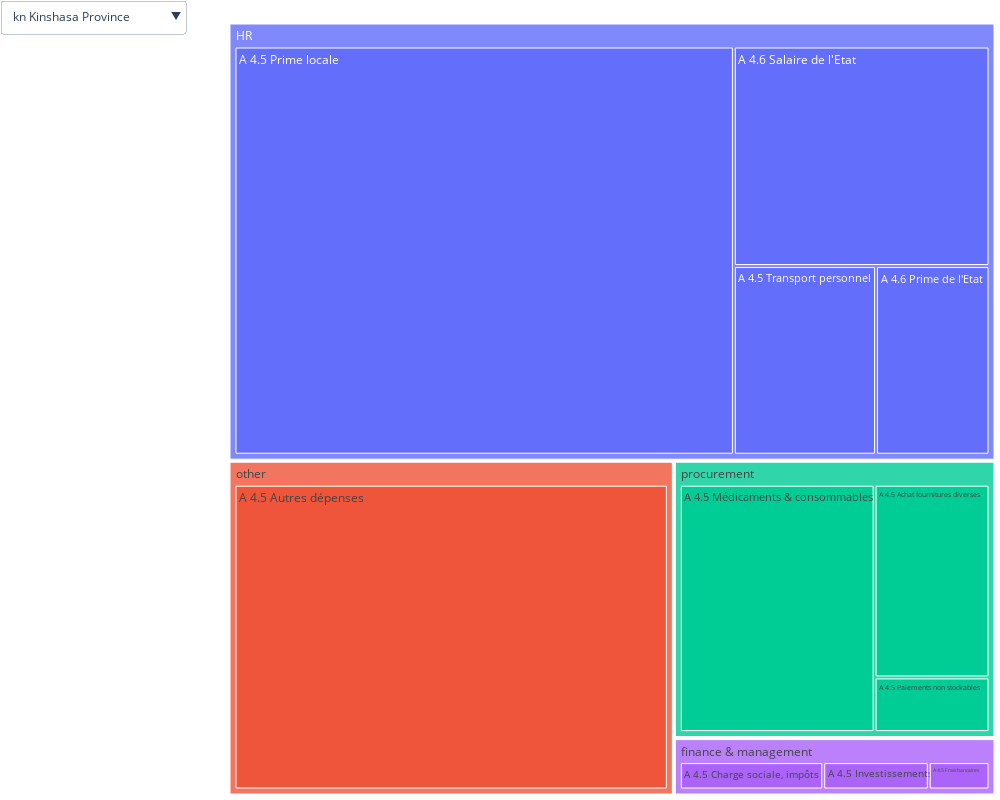

The cell this chart's notebook holds for it:
### Code cell
def make_treemap(data):
    category_values =  data.groupby("budget_category").value.sum().reset_index()
    budget_values =  data.groupby(["budget_category", "data_element_name"]).value.sum().reset_index()
    labels = budget_values.data_element_name.tolist() + category_values.budget_category.tolist()
    parents = budget_values.budget_category.tolist() + [""]*len(category_values)
    treemap = go.Treemap(labels = labels,
                         parents = parents,
                         values =  budget_values.value.apply(lambda x: 0.00060 * x).tolist() + category_values.value.apply(lambda x: 0.00060 * x).tolist(),
                         branchvalues = "total",
                         hovertemplate='<b>%{label} </b> <br> Amount (USD): %{value}<br>')
    return treemap


state_payments_budget = state_payments.copy()
state_payments_budget["budget_category"] = "HR"
spending_full = spending.append(state_payments_budget)

visible = {"National":[True]}
for prov in sorted(spending_full.province_name.unique()):
    visible[prov] = [False]

data = [make_treemap(spending_full)]
for prov in sorted(spending_full.province_name.unique()):
    plot_data = spending_full[spending_full.province_name == prov]
    for k in visible.keys():
        visible[k] = visible[k] + [k == prov]
    data = data + [make_treemap(plot_data)]


list_buttons = []
for prov in visible.keys():
    list_buttons = list_buttons + [dict(label = prov,
                                        method = "update",
                                        args =  [{"visible":visible[prov]}, {"title": prov}])]

layout = go.Layout(
    autosize=False,
    width=1000,
    height=800,
    margin=go.layout.Margin(
        l=0,
        r=0,
        b=0,
        t=0,
        pad=4
    ),
    updatemenus=[
        go.layout.Updatemenu(
            active=0,
            buttons=list(list_buttons),
        )
    ]
)

fig = go.Figure(data= data, layout=layout)  

fig.show()

### Figure 1 — Plotly figure (JSON) as saved in the notebook; plotly's stock layout.template omitted (floating-point values rounded to 4 significant figures)
{"data": [{"branchvalues": "total", "hovertemplate": "<b>%{label} </b> <br> Amount (USD): %{value}<br>", "labels": ["A 4.5 Prime locale", "A 4.5 Transport personnel", "A 4.6 Prime de l'Etat", "A 4.6 Salaire de l'Etat", "A 4.5 Charge sociale, impôts", "A 4.5 Frais bancaires", "A 4.5 Investissements", "A 4.5 Autres dépenses", "A 4.5 Achat fournitures diverses", "A 4.5 Médicaments & consommables", "A 4.5 Paiements non stockables", "HR", "finance & management", "other", "procurement"], "parents": ["HR", "HR", "HR", "HR", "finance & management", "finance & management", "finance & management", "other", "procurement", "procurement", "procurement", "", "", "", ""], "type": "treemap", "values": [203300000.0, 17820000.0, 31800000.0, 22130000.0, 9383000.0, 5670000.0, 20910000.0, 63000000.0, 27840000.0, 95340000.0, 6608000.0, 275100000.0, 35960000.0, 63000000.0, 129800000.0], "visible": false}, {"branchvalues": "total", "hovertemplate": "<b>%{label} </b> <br> Amount (USD): %{value}<br>", "labels": ["A 4.5 Prime locale", "A 4.5 Transport personnel", "A 4.6 Prime de l'Etat", "A 4.6 Salaire de l'Etat", "A 4.5 Charge sociale, impôts", "A 4.5 Frais bancaires", "A 4.5 Investissements", "A 4.5 Autres dépenses", "A 4.5 Achat fournitures diverses", "A 4.5 Médicaments & consommables", "A 4.5 Paiements non stockables", "HR", "finance & management", "other", "procurement"], "parents": ["HR", "HR", "HR", "HR", "finance & management", "finance & management", "finance & management", "other", "procurement", "procurement", "procurement", "", "", "", ""], "type": "treemap", "values": [1326000.0, 66530.0, 346100.0, 45980.0, 45810.0, 3083.0, 59630.0, 161700.0, 104900.0, 624500.0, 48180.0, 1785000.0, 108500.0, 161700.0, 777600.0], "visible": false}, {"branchvalues": "total", "hovertemplate": "<b>%{label} </b> <br> Amount (USD): %{value}<br>", "labels": ["A 4.5 Prime locale", "A 4.5 Transport personnel", "A 4.6 Prime de l'Etat", "A 4.6 Salaire de l'Etat", "A 4.5 Charge sociale, impôts", "A 4.5 Frais bancaires", "A 4.5 Investissements", "A 4.5 Autres dépenses", "A 4.5 Achat fournitures diverses", "A 4.5 Médicaments & consommables", "A 4.5 Paiements non stockables", "HR", "finance & management", "other", "procurement"], "parents": ["HR", "HR", "HR", "HR", "finance & management", "finance & management", "finance & management", "other", "procurement", "procurement", "procurement", "", "", "", ""], "type": "treemap", "values": [3054000.0, 290100.0, 1912000.0, 1048000.0, 205900.0, 161000.0, 406900.0, 1325000.0, 519400.0, 1841000.0, 67380.0, 6304000.0, 773700.0, 1325000.0, 2428000.0], "visible": false}, {"branchvalues": "total", "hovertemplate": "<b>%{label} </b> <br> Amount (USD): %{value}<br>", "labels": ["A 4.5 Prime locale", "A 4.5 Transport personnel", "A 4.6 Prime de l'Etat", "A 4.6 Salaire de l'Etat", "A 4.5 Charge sociale, impôts", "A 4.5 Frais bancaires", "A 4.5 Investissements", "A 4.5 Autres dépenses", "A 4.5 Achat fournitures diverses", "A 4.5 Médicaments & consommables", "A 4.5 Paiements non stockables", "HR", "finance & management", "other", "procurement"], "parents": ["HR", "HR", "HR", "HR", "finance & management", "finance & management", "finance & management", "other", "procurement", "procurement", "procurement", "", "", "", ""], "type": "treemap", "values": [10100000.0, 1707000.0, 1492000.0, 1223000.0, 614000.0, 313300.0, 784400.0, 3211000.0, 1456000.0, 6508000.0, 239900.0, 14530000.0, 1712000.0, 3211000.0, 8204000.0], "visible": false}, {"branchvalues": "total", "hovertemplate": "<b>%{label} </b> <br> Amount (USD): %{value}<br>", "labels": ["A 4.5 Prime locale", "A 4.5 Transport personnel", "A 4.6 Prime de l'Etat", "A 4.6 Salaire de l'Etat", "A 4.5 Charge sociale, impôts", "A 4.5 Frais bancaires", "A 4.5 Investissements", "A 4.5 Autres dépenses", "A 4.5 Achat fournitures diverses", "A 4.5 Médicaments & consommables", "A 4.5 Paiements non stockables", "HR", "finance & management", "other", "procurement"], "parents": ["HR", "HR", "HR", "HR", "finance & management", "finance & management", "finance & management", "other", "procurement", "procurement", "procurement", "", "", "", ""], "type": "treemap", "values": [3512000.0, 202700.0, 610100.0, 318300.0, 55550.0, 34980.0, 162400.0, 957800.0, 279300.0, 1882000.0, 158900.0, 4643000.0, 252900.0, 957800.0, 2320000.0], "visible": false}, {"branchvalues": "total", "hovertemplate": "<b>%{label} </b> <br> Amount (USD): %{value}<br>", "labels": ["A 4.5 Prime locale", "A 4.5 Transport personnel", "A 4.6 Prime de l'Etat", "A 4.6 Salaire de l'Etat", "A 4.5 Charge sociale, impôts", "A 4.5 Frais bancaires", "A 4.5 Investissements", "A 4.5 Autres dépenses", "A 4.5 Achat fournitures diverses", "A 4.5 Médicaments & consommables", "A 4.5 Paiements non stockables", "HR", "finance & management", "other", "procurement"], "parents": ["HR", "HR", "HR", "HR", "finance & management", "finance & management", "finance & management", "other", "procurement", "procurement", "procurement", "", "", "", ""], "type": "treemap", "values": [5447000.0, 377600.0, 452100.0, 110400.0, 287800.0, 124600.0, 955900.0, 1217000.0, 834300.0, 3234000.0, 220200.0, 6387000.0, 1368000.0, 1217000.0, 4288000.0], "visible": false}, {"branchvalues": "total", "hovertemplate": "<b>%{label} </b> <br> Amount (USD): %{value}<br>", "labels": ["A 4.5 Prime locale", "A 4.5 Transport personnel", "A 4.6 Prime de l'Etat", "A 4.6 Salaire de l'Etat", "A 4.5 Charge sociale, impôts", "A 4.5 Frais bancaires", "A 4.5 Investissements", "A 4.5 Autres dépenses", "A 4.5 Achat fournitures diverses", "A 4.5 Médicaments & consommables", "A 4.5 Paiements non stockables", "HR", "finance & management", "other", "procurement"], "parents": ["HR", "HR", "HR", "HR", "finance & management", "finance & management", "finance & management", "other", "procurement", "procurement", "procurement", "", "", "", ""], "type": "treemap", "values": [18900000.0, 622900.0, 1087000.0, 118500.0, 904900.0, 181000.0, 1943000.0, 2985000.0, 2187000.0, 11110000.0, 421900.0, 20730000.0, 3029000.0, 2985000.0, 13720000.0], "visible": false}, {"branchvalues": "total", "hovertemplate": "<b>%{label} </b> <br> Amount (USD): %{value}<br>", "labels": ["A 4.5 Prime locale", "A 4.5 Transport personnel", "A 4.6 Prime de l'Etat", "A 4.6 Salaire de l'Etat", "A 4.5 Charge sociale, impôts", "A 4.5 Frais bancaires", "A 4.5 Investissements", "A 4.5 Autres dépenses", "A 4.5 Achat fournitures diverses", "A 4.5 Médicaments & consommables", "A 4.5 Paiements non stockables", "HR", "finance & management", "other", "procurement"], "parents": ["HR", "HR", "HR", "HR", "finance & management", "finance & management", "finance & management", "other", "procurement", "procurement", "procurement", "", "", "", ""], "type": "treemap", "values": [20010000.0, 1130000.0, 2879000.0, 3849000.0, 1502000.0, 196700.0, 641100.0, 10770000.0, 3104000.0, 6863000.0, 408500.0, 27870000.0, 2340000.0, 10770000.0, 10380000.0], "visible": false}, {"branchvalues": "total", "hovertemplate": "<b>%{label} </b> <br> Amount (USD): %{value}<br>", "labels": ["A 4.5 Prime locale", "A 4.5 Transport personnel", "A 4.6 Prime de l'Etat", "A 4.6 Salaire de l'Etat", "A 4.5 Charge sociale, impôts", "A 4.5 Frais bancaires", "A 4.5 Investissements", "A 4.5 Autres dépenses", "A 4.5 Achat fournitures diverses", "A 4.5 Médicaments & consommables", "A 4.5 Paiements non stockables", "HR", "finance & management", "other", "procurement"], "parents": ["HR", "HR", "HR", "HR", "finance & management", "finance & management", "finance & management", "other", "procurement", "procurement", "procurement", "", "", "", ""], "type": "treemap", "values": [3458000.0, 367900.0, 1862000.0, 1031000.0, 219100.0, 52350.0, 470000.0, 882200.0, 607800.0, 1771000.0, 99930.0, 6719000.0, 741400.0, 882200.0, 2479000.0], "visible": false}, {"branchvalues": "total", "hovertemplate": "<b>%{label} </b> <br> Amount (USD): %{value}<br>", "labels": ["A 4.5 Prime locale", "A 4.5 Transport personnel", "A 4.6 Prime de l'Etat", "A 4.6 Salaire de l'Etat", "A 4.5 Charge sociale, impôts", "A 4.5 Frais bancaires", "A 4.5 Investissements", "A 4.5 Autres dépenses", "A 4.5 Achat fournitures diverses", "A 4.5 Médicaments & consommables", "A 4.5 Paiements non stockables", "HR", "finance & management", "other", "procurement"], "parents": ["HR", "HR", "HR", "HR", "finance & management", "finance & management", "finance & management", "other", "procurement", "procurement", "procurement", "", "", "", ""], "type": "treemap", "values": [3855000.0, 252900.0, 503000.0, 421900.0, 63060.0, 621800.0, 329900.0, 1467000.0, 1267000.0, 1687000.0, 63700.0, 5033000.0, 1015000.0, 1467000.0, 3017000.0], "visible": false}, {"branchvalues": "total", "hovertemplate": "<b>%{label} </b> <br> Amount (USD): %{value}<br>", "labels": ["A 4.5 Prime locale", "A 4.5 Transport personnel", "A 4.6 Prime de l'Etat", "A 4.6 Salaire de l'Etat", "A 4.5 Charge sociale, impôts", "A 4.5 Frais bancaires", "A 4.5 Investissements", "A 4.5 Autres dépenses", "A 4.5 Achat fournitures diverses", "A 4.5 Médicaments & consommables", "A 4.5 Paiements non stockables", "HR", "finance & management", "other", "procurement"], "parents": ["HR", "HR", "HR", "HR", "finance & management", "finance & management", "finance & management", "other", "procurement", "procurement", "procurement", "", "", "", ""], "type": "treemap", "values": [7540000.0, 488600.0, 2515000.0, 2168000.0, 308700.0, 672700.0, 1340000.0, 3060000.0, 1341000.0, 6620000.0, 230000.0, 12710000.0, 2321000.0, 3060000.0, 8191000.0], "visible": false}, {"branchvalues": "total", "hovertemplate": "<b>%{label} </b> <br> Amount (USD): %{value}<br>", "labels": ["A 4.5 Prime locale", "A 4.5 Transport personnel", "A 4.6 Prime de l'Etat", "A 4.6 Salaire de l'Etat", "A 4.5 Charge sociale, impôts", "A 4.5 Frais bancaires", "A 4.5 Investissements", "A 4.5 Autres dépenses", "A 4.5 Achat fournitures diverses", "A 4.5 Médicaments & consommables", "A 4.5 Paiements non stockables", "HR", "finance & management", "other", "procurement"], "parents": ["HR", "HR", "HR", "HR", "finance & management", "finance & management", "finance & management", "other", "procurement", "procurement", "procurement", "", "", "", ""], "type": "treemap", "values": [15960000.0, 2099000.0, 1676000.0, 4393000.0, 613600.0, 259900.0, 451600.0, 10700000.0, 1851000.0, 4028000.0, 525400.0, 24120000.0, 1325000.0, 10700000.0, 6404000.0], "visible": true}, {"branchvalues": "total", "hovertemplate": "<b>%{label} </b> <br> Amount (USD): %{value}<br>", "labels": ["A 4.5 Prime locale", "A 4.5 Transport personnel", "A 4.6 Prime de l'Etat", "A 4.6 Salaire de l'Etat", "A 4.5 Charge sociale, impôts", "A 4.5 Frais bancaires", "A 4.5 Investissements", "A 4.5 Autres dépenses", "A 4.5 Achat fournitures diverses", "A 4.5 Médicaments & consommables", "A 4.5 Paiements non stockables", "HR", "finance & management", "other", "procurement"], "parents": ["HR", "HR", "HR", "HR", "finance & management", "finance & management", "finance & management", "other", "procurement", "procurement", "procurement", "", "", "", ""], "type": "treemap", "values": [4046000.0, 1040000.0, 1169000.0, 1217000.0, 81280.0, 31390.0, 385200.0, 842100.0, 633700.0, 2159000.0, 529100.0, 7472000.0, 497900.0, 842100.0, 3322000.0], "visible": false}, {"branchvalues": "total", "hovertemplate": "<b>%{label} </b> <br> Amount (USD): %{value}<br>", "labels": ["A 4.5 Prime locale", "A 4.5 Transport personnel", "A 4.6 Prime de l'Etat", "A 4.6 Salaire de l'Etat", "A 4.5 Charge sociale, impôts", "A 4.5 Frais bancaires", "A 4.5 Investissements", "A 4.5 Autres dépenses", "A 4.5 Achat fournitures diverses", "A 4.5 Médicaments & consommables", "A 4.5 Paiements non stockables", "HR", "finance & management", "other", "procurement"], "parents": ["HR", "HR", "HR", "HR", "finance & management", "finance & management", "finance & management", "other", "procurement", "procurement", "procurement", "", "", "", ""], "type": "treemap", "values": [2326000.0, 110200.0, 267700.0, 167000.0, 49280.0, 24470.0, 81300.0, 276900.0, 192700.0, 214000.0, 33630.0, 2870000.0, 155100.0, 276900.0, 440400.0], "visible": false}, {"branchvalues": "total", "hovertemplate": "<b>%{label} </b> <br> Amount (USD): %{value}<br>", "labels": ["A 4.5 Prime locale", "A 4.5 Transport personnel", "A 4.6 Prime de l'Etat", "A 4.6 Salaire de l'Etat", "A 4.5 Charge sociale, impôts", "A 4.5 Frais bancaires", "A 4.5 Investissements", "A 4.5 Autres dépenses", "A 4.5 Achat fournitures diverses", "A 4.5 Médicaments & consommables", "A 4.5 Paiements non stockables", "HR", "finance & management", "other", "procurement"], "parents": ["HR", "HR", "HR", "HR", "finance & management", "finance & management", "finance & management", "other", "procurement", "procurement", "procurement", "", "", "", ""], "type": "treemap", "values": [3575000.0, 350900.0, 235300.0, 23070.0, 161700.0, 90860.0, 330300.0, 1020000.0, 567800.0, 2328000.0, 122100.0, 4184000.0, 582800.0, 1020000.0, 3018000.0], "visible": false}, {"branchvalues": "total", "hovertemplate": "<b>%{label} </b> <br> Amount (USD): %{value}<br>", "labels": ["A 4.5 Prime locale", "A 4.5 Transport personnel", "A 4.6 Prime de l'Etat", "A 4.6 Salaire de l'Etat", "A 4.5 Charge sociale, impôts", "A 4.5 Frais bancaires", "A 4.5 Investissements", "A 4.5 Autres dépenses", "A 4.5 Achat fournitures diverses", "A 4.5 Médicaments & consommables", "A 4.5 Paiements non stockables", "HR", "finance & management", "other", "procurement"], "parents": ["HR", "HR", "HR", "HR", "finance & management", "finance & management", "finance & management", "other", "procurement", "procurement", "procurement", "", "", "", ""], "type": "treemap", "values": [3258000.0, 165700.0, 2481000.0, 840900.0, 75450.0, 50750.0, 224000.0, 602600.0, 560800.0, 1689000.0, 73910.0, 6746000.0, 350200.0, 602600.0, 2324000.0], "visible": false}, {"branchvalues": "total", "hovertemplate": "<b>%{label} </b> <br> Amount (USD): %{value}<br>", "labels": ["A 4.5 Prime locale", "A 4.5 Transport personnel", "A 4.6 Prime de l'Etat", "A 4.6 Salaire de l'Etat", "A 4.5 Charge sociale, impôts", "A 4.5 Frais bancaires", "A 4.5 Investissements", "A 4.5 Autres dépenses", "A 4.5 Achat fournitures diverses", "A 4.5 Médicaments & consommables", "A 4.5 Paiements non stockables", "HR", "finance & management", "other", "procurement"], "parents": ["HR", "HR", "HR", "HR", "finance & management", "finance & management", "finance & management", "other", "procurement", "procurement", "procurement", "", "", "", ""], "type": "treemap", "values": [3820000.0, 895200.0, 712000.0, 412400.0, 90580.0, 153500.0, 685400.0, 1572000.0, 1196000.0, 1265000.0, 140400.0, 5840000.0, 929500.0, 1572000.0, 2602000.0], "visible": false}, {"branchvalues": "total", "hovertemplate": "<b>%{label} </b> <br> Amount (USD): %{value}<br>", "labels": ["A 4.5 Prime locale", "A 4.5 Transport personnel", "A 4.6 Prime de l'Etat", "A 4.6 Salaire de l'Etat", "A 4.5 Charge sociale, impôts", "A 4.5 Frais bancaires", "A 4.5 Investissements", "A 4.5 Autres dépenses", "A 4.5 Achat fournitures diverses", "A 4.5 Médicaments & consommables", "A 4.5 Paiements non stockables", "HR", "finance & management", "other", "procurement"], "parents": ["HR", "HR", "HR", "HR", "finance & management", "finance & management", "finance & management", "other", "procurement", "procurement", "procurement", "", "", "", ""], "type": "treemap", "values": [1862000.0, 1465000.0, 473200.0, 214400.0, 130100.0, 8358.0, 299200.0, 370400.0, 366600.0, 726500.0, 31800.0, 4015000.0, 437700.0, 370400.0, 1125000.0], "visible": false}, {"branchvalues": "total", "hovertemplate": "<b>%{label} </b> <br> Amount (USD): %{value}<br>", "labels": ["A 4.5 Prime locale", "A 4.5 Transport personnel", "A 4.6 Prime de l'Etat", "A 4.6 Salaire de l'Etat", "A 4.5 Charge sociale, impôts", "A 4.5 Frais bancaires", "A 4.5 Investissements", "A 4.5 Autres dépenses", "A 4.5 Achat fournitures diverses", "A 4.5 Médicaments & consommables", "A 4.5 Paiements non stockables", "HR", "finance & management", "other", "procurement"], "parents": ["HR", "HR", "HR", "HR", "finance & management", "finance & management", "finance & management", "other", "procurement", "procurement", "procurement", "", "", "", ""], "type": "treemap", "values": [8343000.0, 182500.0, 2124000.0, 591500.0, 29530.0, 218200.0, 423500.0, 867800.0, 1555000.0, 626100.0, 61530.0, 11240000.0, 671200.0, 867800.0, 2243000.0], "visible": false}, {"branchvalues": "total", "hovertemplate": "<b>%{label} </b> <br> Amount (USD): %{value}<br>", "labels": ["A 4.5 Prime locale", "A 4.5 Transport personnel", "A 4.6 Prime de l'Etat", "A 4.6 Salaire de l'Etat", "A 4.5 Charge sociale, impôts", "A 4.5 Frais bancaires", "A 4.5 Investissements", "A 4.5 Autres dépenses", "A 4.5 Achat fournitures diverses", "A 4.5 Médicaments & consommables", "A 4.5 Paiements non stockables", "HR", "finance & management", "other", "procurement"], "parents": ["HR", "HR", "HR", "HR", "finance & management", "finance & management", "finance & management", "other", "procurement", "procurement", "procurement", "", "", "", ""], "type": "treemap", "values": [44600000.0, 1786000.0, 2733000.0, 947300.0, 1825000.0, 1336000.0, 7377000.0, 13980000.0, 4886000.0, 24880000.0, 2221000.0, 50060000.0, 10540000.0, 13980000.0, 31980000.0], "visible": false}, {"branchvalues": "total", "hovertemplate": "<b>%{label} </b> <br> Amount (USD): %{value}<br>", "labels": ["A 4.5 Prime locale", "A 4.5 Transport personnel", "A 4.6 Prime de l'Etat", "A 4.6 Salaire de l'Etat", "A 4.5 Charge sociale, impôts", "A 4.5 Frais bancaires", "A 4.5 Investissements", "A 4.5 Autres dépenses", "A 4.5 Achat fournitures diverses", "A 4.5 Médicaments & consommables", "A 4.5 Paiements non stockables", "HR", "finance & management", "other", "procurement"], "parents": ["HR", "HR", "HR", "HR", "finance & management", "finance & management", "finance & management", "other", "procurement", "procurement", "procurement", "", "", "", ""], "type": "treemap", "values": [1989000.0, 46850.0, 263200.0, 399500.0, 12280.0, 9271.0, 136100.0, 100600.0, 233800.0, 294200.0, 6389.0, 2698000.0, 157700.0, 100600.0, 534300.0], "visible": false}, {"branchvalues": "total", "hovertemplate": "<b>%{label} </b> <br> Amount (USD): %{value}<br>", "labels": ["A 4.5 Prime locale", "A 4.5 Transport personnel", "A 4.6 Prime de l'Etat", "A 4.6 Salaire de l'Etat", "A 4.5 Charge sociale, impôts", "A 4.5 Frais bancaires", "A 4.5 Investissements", "A 4.5 Autres dépenses", "A 4.5 Achat fournitures diverses", "A 4.5 Médicaments & consommables", "A 4.5 Paiements non stockables", "HR", "finance & management", "other", "procurement"], "parents": ["HR", "HR", "HR", "HR", "finance & management", "finance & management", "finance & management", "other", "procurement", "procurement", "procurement", "", "", "", ""], "type": "treemap", "values": [25320000.0, 986400.0, 1998000.0, 652700.0, 1309000.0, 756600.0, 2587000.0, 3600000.0, 2234000.0, 6744000.0, 549600.0, 28960000.0, 4652000.0, 3600000.0, 9527000.0], "visible": false}, {"branchvalues": "total", "hovertemplate": "<b>%{label} </b> <br> Amount (USD): %{value}<br>", "labels": ["A 4.5 Prime locale", "A 4.5 Transport personnel", "A 4.6 Prime de l'Etat", "A 4.6 Salaire de l'Etat", "A 4.5 Charge sociale, impôts", "A 4.5 Frais bancaires", "A 4.5 Investissements", "A 4.5 Autres dépenses", "A 4.5 Achat fournitures diverses", "A 4.5 Médicaments & consommables", "A 4.5 Paiements non stockables", "HR", "finance & management", "other", "procurement"], "parents": ["HR", "HR", "HR", "HR", "finance & management", "finance & management", "finance & management", "other", "procurement", "procurement", "procurement", "", "", "", ""], "type": "treemap", "values": [968700.0, 31350.0, 927600.0, 529800.0, 6005.0, 1343.0, 41980.0, 289700.0, 166400.0, 533900.0, 31490.0, 2457000.0, 49330.0, 289700.0, 731800.0], "visible": false}, {"branchvalues": "total", "hovertemplate": "<b>%{label} </b> <br> Amount (USD): %{value}<br>", "labels": ["A 4.5 Prime locale", "A 4.5 Transport personnel", "A 4.6 Prime de l'Etat", "A 4.6 Salaire de l'Etat", "A 4.5 Charge sociale, impôts", "A 4.5 Frais bancaires", "A 4.5 Investissements", "A 4.5 Autres dépenses", "A 4.5 Achat fournitures diverses", "A 4.5 Médicaments & consommables", "A 4.5 Paiements non stockables", "HR", "finance & management", "other", "procurement"], "parents": ["HR", "HR", "HR", "HR", "finance & management", "finance & management", "finance & management", "other", "procurement", "procurement", "procurement", "", "", "", ""], "type": "treemap", "values": [3630000.0, 163400.0, 794900.0, 403500.0, 581700.0, 290300.0, 280900.0, 769900.0, 494000.0, 1919000.0, 62760.0, 4992000.0, 1153000.0, 769900.0, 2476000.0], "visible": false}, {"branchvalues": "total", "hovertemplate": "<b>%{label} </b> <br> Amount (USD): %{value}<br>", "labels": ["A 4.5 Prime locale", "A 4.5 Transport personnel", "A 4.6 Prime de l'Etat", "A 4.6 Salaire de l'Etat", "A 4.5 Charge sociale, impôts", "A 4.5 Frais bancaires", "A 4.5 Investissements", "A 4.5 Autres dépenses", "A 4.5 Achat fournitures diverses", "A 4.5 Médicaments & consommables", "A 4.5 Paiements non stockables", "HR", "finance & management", "other", "procurement"], "parents": ["HR", "HR", "HR", "HR", "finance & management", "finance & management", "finance & management", "other", "procurement", "procurement", "procurement", "", "", "", ""], "type": "treemap", "values": [1642000.0, 965700.0, 233500.0, 97670.0, 53140.0, 12750.0, 22320.0, 331700.0, 143900.0, 3296000.0, 111200.0, 2939000.0, 88210.0, 331700.0, 3551000.0], "visible": false}, {"branchvalues": "total", "hovertemplate": "<b>%{label} </b> <br> Amount (USD): %{value}<br>", "labels": ["A 4.5 Prime locale", "A 4.5 Transport personnel", "A 4.6 Prime de l'Etat", "A 4.6 Salaire de l'Etat", "A 4.5 Charge sociale, impôts", "A 4.5 Frais bancaires", "A 4.5 Investissements", "A 4.5 Autres dépenses", "A 4.5 Achat fournitures diverses", "A 4.5 Médicaments & consommables", "A 4.5 Paiements non stockables", "HR", "finance & management", "other", "procurement"], "parents": ["HR", "HR", "HR", "HR", "finance & management", "finance & management", "finance & management", "other", "procurement", "procurement", "procurement", "", "", "", ""], "type": "treemap", "values": [3525000.0, 382300.0, 1729000.0, 457500.0, 122200.0, 43110.0, 121200.0, 734500.0, 756700.0, 1826000.0, 60730.0, 6093000.0, 286600.0, 734500.0, 2643000.0], "visible": false}, {"branchvalues": "total", "hovertemplate": "<b>%{label} </b> <br> Amount (USD): %{value}<br>", "labels": ["A 4.5 Prime locale", "A 4.5 Transport personnel", "A 4.6 Prime de l'Etat", "A 4.6 Salaire de l'Etat", "A 4.5 Charge sociale, impôts", "A 4.5 Frais bancaires", "A 4.5 Investissements", "A 4.5 Autres dépenses", "A 4.5 Achat fournitures diverses", "A 4.5 Médicaments & consommables", "A 4.5 Paiements non stockables", "HR", "finance & management", "other", "procurement"], "parents": ["HR", "HR", "HR", "HR", "finance & management", "finance & management", "finance & management", "other", "procurement", "procurement", "procurement", "", "", "", ""], "type": "treemap", "values": [1261000.0, 1640000.0, 326800.0, 451300.0, 35470.0, 21620.0, 366400.0, 905200.0, 304100.0, 670200.0, 88790.0, 3679000.0, 423500.0, 905200.0, 1063000.0], "visible": false}], "layout": {"autosize": false, "height": 800, "margin": {"b": 0, "l": 0, "pad": 4, "r": 0, "t": 0}, "title": {"text": "kn Kinshasa Province"}, "updatemenus": [{"active": 11, "buttons": [{"args": [{"visible": [true, false, false, false, false, false, false, false, false, false, false, false, false, false, false, false, false, false, false, false, false, false, false, false, false, false, false]}, {"title": "National"}], "label": "National", "method": "update"}, {"args": [{"visible": [false, true, false, false, false, false, false, false, false, false, false, false, false, false, false, false, false, false, false, false, false, false, false, false, false, false, false]}, {"title": "bu Bas Uele Province"}], "label": "bu Bas Uele Province", "method": "update"}, {"args": [{"visible": [false, false, true, false, false, false, false, false, false, false, false, false, false, false, false, false, false, false, false, false, false, false, false, false, false, false, false]}, {"title": "eq Equateur Province"}], "label": "eq Equateur Province", "method": "update"}, {"args": [{"visible": [false, false, false, true, false, false, false, false, false, false, false, false, false, false, false, false, false, false, false, false, false, false, false, false, false, false, false]}, {"title": "hk Haut Katanga Province"}], "label": "hk Haut Katanga Province", "method": "update"}, {"args": [{"visible": [false, false, false, false, true, false, false, false, false, false, false, false, false, false, false, false, false, false, false, false, false, false, false, false, false, false, false]}, {"title": "hl Haut Lomami Province"}], "label": "hl Haut Lomami Province", "method": "update"}, {"args": [{"visible": [false, false, false, false, false, true, false, false, false, false, false, false, false, false, false, false, false, false, false, false, false, false, false, false, false, false, false]}, {"title": "hu Haut Uele Province"}], "label": "hu Haut Uele Province", "method": "update"}, {"args": [{"visible": [false, false, false, false, false, false, true, false, false, false, false, false, false, false, false, false, false, false, false, false, false, false, false, false, false, false, false]}, {"title": "it Ituri Province"}], "label": "it Ituri Province", "method": "update"}, {"args": [{"visible": [false, false, false, false, false, false, false, true, false, false, false, false, false, false, false, false, false, false, false, false, false, false, false, false, false, false, false]}, {"title": "kc Kongo Central Province"}], "label": "kc Kongo Central Province", "method": "update"}, {"args": [{"visible": [false, false, false, false, false, false, false, false, true, false, false, false, false, false, false, false, false, false, false, false, false, false, false, false, false, false, false]}, {"title": "ke Kasai Oriental Province"}], "label": "ke Kasai Oriental Province", "method": "update"}, {"args": [{"visible": [false, false, false, false, false, false, false, false, false, true, false, false, false, false, false, false, false, false, false, false, false, false, false, false, false, false, false]}, {"title": "kg Kwango Province"}], "label": "kg Kwango Province", "method": "update"}, {"args": [{"visible": [false, false, false, false, false, false, false, false, false, false, true, false, false, false, false, false, false, false, false, false, false, false, false, false, false, false, false]}, {"title": "kl Kwilu Province"}], "label": "kl Kwilu Province", "method": "update"}, {"args": [{"visible": [false, false, false, false, false, false, false, false, false, false, false, true, false, false, false, false, false, false, false, false, false, false, false, false, false, false, false]}, {"title": "kn Kinshasa Province"}], "label": "kn Kinshasa Province", "method": "update"}, {"args": [{"visible": [false, false, false, false, false, false, false, false, false, false, false, false, true, false, false, false, false, false, false, false, false, false, false, false, false, false, false]}, {"title": "kr Kasai Central Province"}], "label": "kr Kasai Central Province", "method": "update"}, {"args": [{"visible": [false, false, false, false, false, false, false, false, false, false, false, false, false, true, false, false, false, false, false, false, false, false, false, false, false, false, false]}, {"title": "ks Kasai Province"}], "label": "ks Kasai Province", "method": "update"}, {"args": [{"visible": [false, false, false, false, false, false, false, false, false, false, false, false, false, false, true, false, false, false, false, false, false, false, false, false, false, false, false]}, {"title": "ll Lualaba Province"}], "label": "ll Lualaba Province", "method": "update"}, {"args": [{"visible": [false, false, false, false, false, false, false, false, false, false, false, false, false, false, false, true, false, false, false, false, false, false, false, false, false, false, false]}, {"title": "lm Lomami Province"}], "label": "lm Lomami Province", "method": "update"}, {"args": [{"visible": [false, false, false, false, false, false, false, false, false, false, false, false, false, false, false, false, true, false, false, false, false, false, false, false, false, false, false]}, {"title": "md Maindombe Province"}], "label": "md Maindombe Province", "method": "update"}, {"args": [{"visible": [false, false, false, false, false, false, false, false, false, false, false, false, false, false, false, false, false, true, false, false, false, false, false, false, false, false, false]}, {"title": "mg Mongala Province"}], "label": "mg Mongala Province", "method": "update"}, {"args": [{"visible": [false, false, false, false, false, false, false, false, false, false, false, false, false, false, false, false, false, false, true, false, false, false, false, false, false, false, false]}, {"title": "mn Maniema Province"}], "label": "mn Maniema Province", "method": "update"}, {"args": [{"visible": [false, false, false, false, false, false, false, false, false, false, false, false, false, false, false, false, false, false, false, true, false, false, false, false, false, false, false]}, {"title": "nk Nord Kivu Province"}], "label": "nk Nord Kivu Province", "method": "update"}, {"args": [{"visible": [false, false, false, false, false, false, false, false, false, false, false, false, false, false, false, false, false, false, false, false, true, false, false, false, false, false, false]}, {"title": "nu Nord Ubangi Province"}], "label": "nu Nord Ubangi Province", "method": "update"}, {"args": [{"visible": [false, false, false, false, false, false, false, false, false, false, false, false, false, false, false, false, false, false, false, false, false, true, false, false, false, false, false]}, {"title": "sk Sud Kivu Province"}], "label": "sk Sud Kivu Province", "method": "update"}, {"args": [{"visible": [false, false, false, false, false, false, false, false, false, false, false, false, false, false, false, false, false, false, false, false, false, false, true, false, false, false, false]}, {"title": "sn Sankuru Province"}], "label": "sn Sankuru Province", "method": "update"}, {"args": [{"visible": [false, false, false, false, false, false, false, false, false, false, false, false, false, false, false, false, false, false, false, false, false, false, false, true, false, false, false]}, {"title": "su Sud Ubangi Province"}], "label": "su Sud Ubangi Province", "method": "update"}, {"args": [{"visible": [false, false, false, false, false, false, false, false, false, false, false, false, false, false, false, false, false, false, false, false, false, false, false, false, true, false, false]}, {"title": "tn Tanganyika Province"}], "label": "tn Tanganyika Province", "method": "update"}, {"args": [{"visible": [false, false, false, false, false, false, false, false, false, false, false, false, false, false, false, false, false, false, false, false, false, false, false, false, false, true, false]}, {"title": "tp Tshopo Province"}], "label": "tp Tshopo Province", "method": "update"}, {"args": [{"visible": [false, false, false, false, false, false, false, false, false, false, false, false, false, false, false, false, false, false, false, false, false, false, false, false, false, false, true]}, {"title": "tu Tshuapa Province"}], "label": "tu Tshuapa Province", "method": "update"}]}], "width": 1000}}
